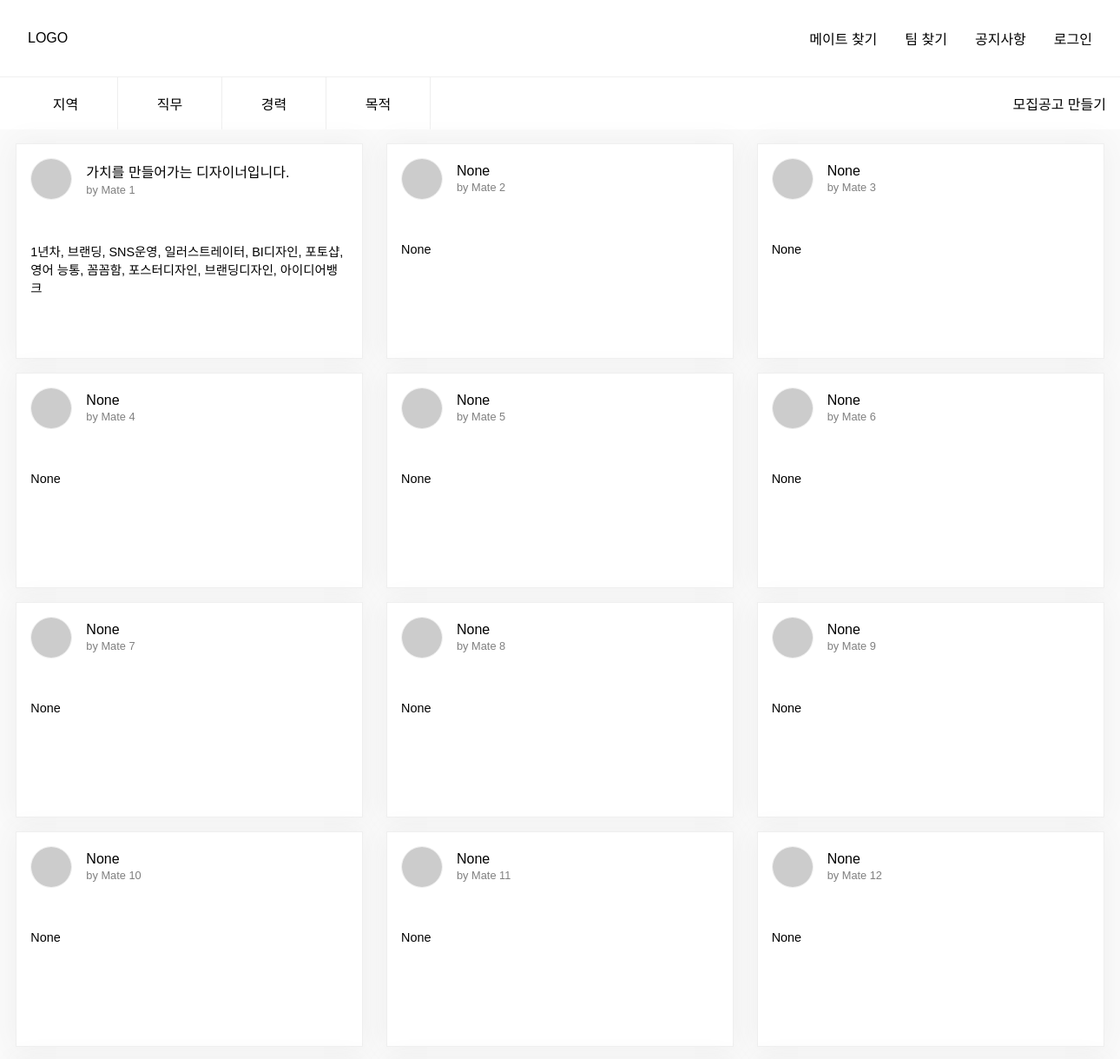
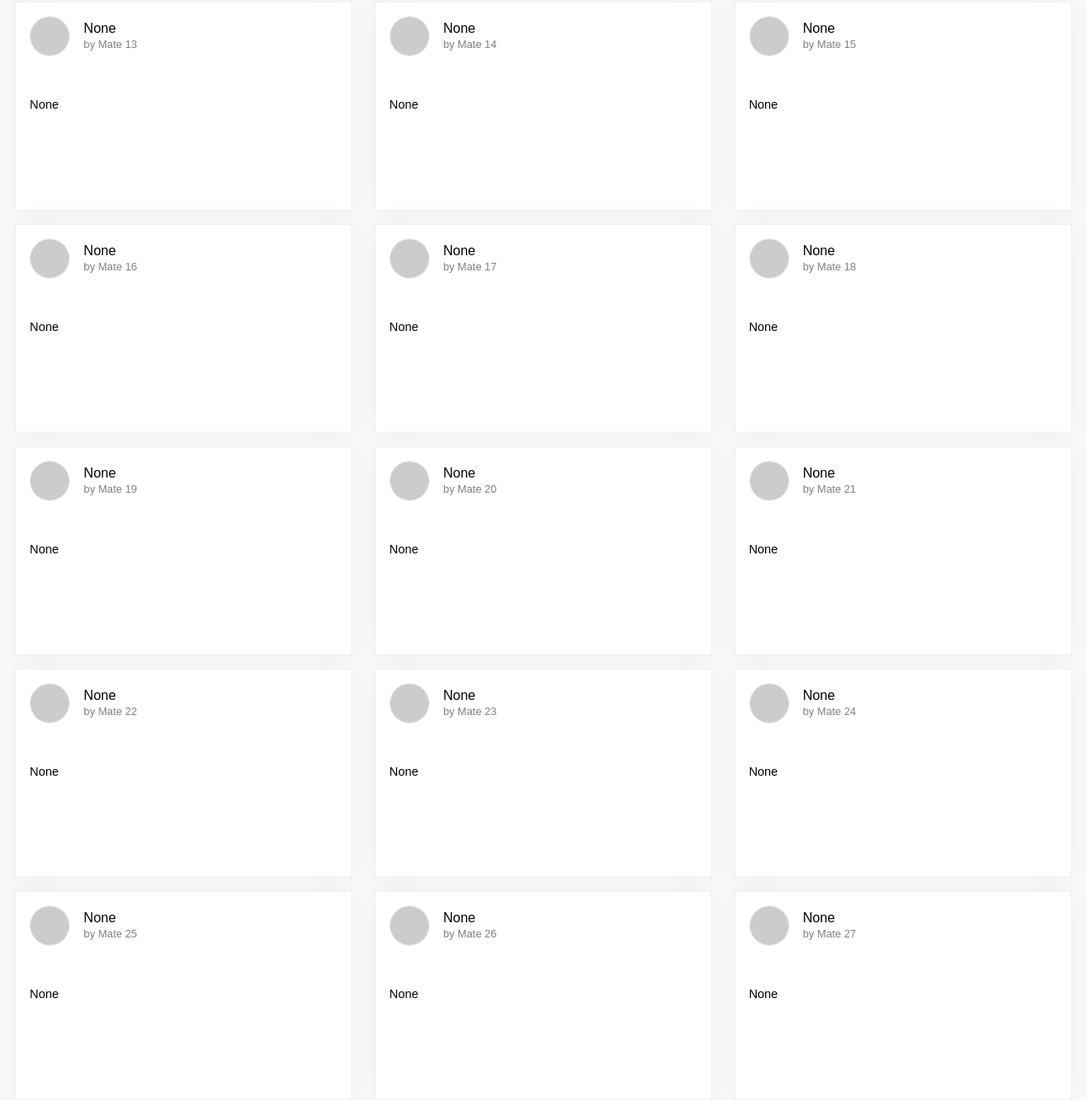
The page /members/ on the database its author committed (2 pictures, top to bottom).
### apps/member/models.py (models this page shows, shortened)
class Profile(BaseModel):
    user = models.OneToOneField(User, on_delete=models.CASCADE, blank=True, null=True)
    name = models.CharField(max_length=45, blank=True)
    short_desc = models.CharField(max_length=200, blank=True, null=True)
    options = models.CharField(max_length=200, blank=True, null=True)
    picture = ProcessedImageField(upload_to = mem_img_path,
                                processors=[ResizeToFit(width=150, upscale=False)],
                                format='JPEG',
                                options={'quality':90},
                                blank=True,
                                null=True,
                                )
    detail = RichTextUploadingField(config_name='default', blank=True, null=True)
    skills = TaggableManager(blank=True)

### apps/core/views.py (the view)
# urls.py: path('members/', member_list, name="member_list"),
def member_list(request):
    members = Profile.objects.all()
    context = {
        'members':members,
    }
    return render(request, 'findmate/members.html', context)

### apps/core/templates/findmate/members.html (shortened to what this page needs)
{% extends "index.html" %}
{% block header_content %}
<div class="filter">
    <div class="filter_item_list">
        <span>지역</span>
        <span>직무</span>
        <span>경력</span>
        <span>목적</span>
    </div>
    <div class="create_post">
        <a href="{% url 'core:team_select' %}">모집공고 만들기</a>
    </div>
</div>
{% endblock %}
{% block content %}
<div class="member_box_wrapper">
    {% for member in members %}
    <a href="https://naver.com" class="member_box">
            <div class="member_info">
                {% if member.logo %}
                <img class="member_img" src="{{user.picture.url}}">
                {% else %}
                <img class="member_img" src="https://picsum.photos/200/200">
                {% endif %}
                <div>
                    <div class="member_title">
                        <h4>{{member.short_desc}}</h4>
                        <span class="member_name">by {{member.name}}</span>
                    </div>
                </div>
            </div>
            <div class="spec_info">
                <span>
                    {{member.options}}
                </span>
            </div>
    </a>
    {% endfor %}
</div>
{% endblock %}

### findmate/templates/index.html (style rules this page uses)
* { font-family: 'Noto Sans KR', sans-serif;; margin: 0; padding: 0; box-sizing: border-box; text-decoration: none; color: black; }
.filter { height: 60px; background-color: #ffffff; display: flex; justify-content: space-between; align-items: center; padding: 1rem; font-weight: 300; }
.filter_item_list { display: flex; justify-content: center; align-items: center; }
.filter_item_list > span { height: 60px; width: 120px; display: flex; border-right: 1px solid #eee; justify-content: center; align-items: center; }

### apps/core/templates/findmate/members.html (style rules this page uses)
.member_box_wrapper { display: grid; grid-template-columns: repeat(3, 1fr); width: 1280px;; margin: auto; }
.member_box { margin: 1rem auto 0; border: 1px solid #efefef; max-width: 400px; background-color: white; min-height: 248px; box-shadow: 0px 0px 30px #eee; }
.member_info { padding: 1rem; display: flex; align-items: center; }
.member_info h4 { font-size: 1rem; font-weight: 400; max-width: 280px; overflow: hidden; text-overflow: ellipsis; display: -webkit-box; -webkit-line-clamp: 1; -webkit-box-orient: vertical; min-width: 234px; }
.member_info span { font-size: .8rem; font-weight: 300; color: gray; }
.member_info .member_img { width: 48px; height: 48px; border: 1px solid #efefef; border-radius: 50%; margin-right: 1rem; }
.spec_info { padding: 2rem 1rem; min-width: 398px; min-height: 112px; }
.spec_info span { font-weight: 300; font-size: .9rem; }

### rows shown on the page
Profile: short_desc "가치를 만들어가는 디자이너입니다.", name "Mate 1", options "1년차, 브랜딩, SNS운영, 일러스트레이터, BI디자인, 포토샵, 영어 능통, 꼼꼼함, 포스터디자인, 브랜딩디자인, 아이디어뱅크"
Profile: short_desc "None", name "Mate 2", options "None"
Profile: short_desc "None", name "Mate 3", options "None"
Profile: short_desc "None", name "Mate 4", options "None"
Profile: short_desc "None", name "Mate 5", options "None"
Profile: short_desc "None", name "Mate 6", options "None"
Profile: short_desc "None", name "Mate 7", options "None"
Profile: short_desc "None", name "Mate 8", options "None"
Profile: short_desc "None", name "Mate 9", options "None"
Profile: short_desc "None", name "Mate 10", options "None"
Profile: short_desc "None", name "Mate 11", options "None"
Profile: short_desc "None", name "Mate 12", options "None"
Profile: short_desc "None", name "Mate 13", options "None"
Profile: short_desc "None", name "Mate 14", options "None"
Profile: short_desc "None", name "Mate 15", options "None"
Profile: short_desc "None", name "Mate 16", options "None"
Profile: short_desc "None", name "Mate 17", options "None"
Profile: short_desc "None", name "Mate 18", options "None"
Profile: short_desc "None", name "Mate 19", options "None"
Profile: short_desc "None", name "Mate 20", options "None"
Profile: short_desc "None", name "Mate 21", options "None"
Profile: short_desc "None", name "Mate 22", options "None"
Profile: short_desc "None", name "Mate 23", options "None"
Profile: short_desc "None", name "Mate 24", options "None"
Profile: short_desc "None", name "Mate 25", options "None"
Profile: short_desc "None", name "Mate 26", options "None"
Profile: short_desc "None", name "Mate 27", options "None"
